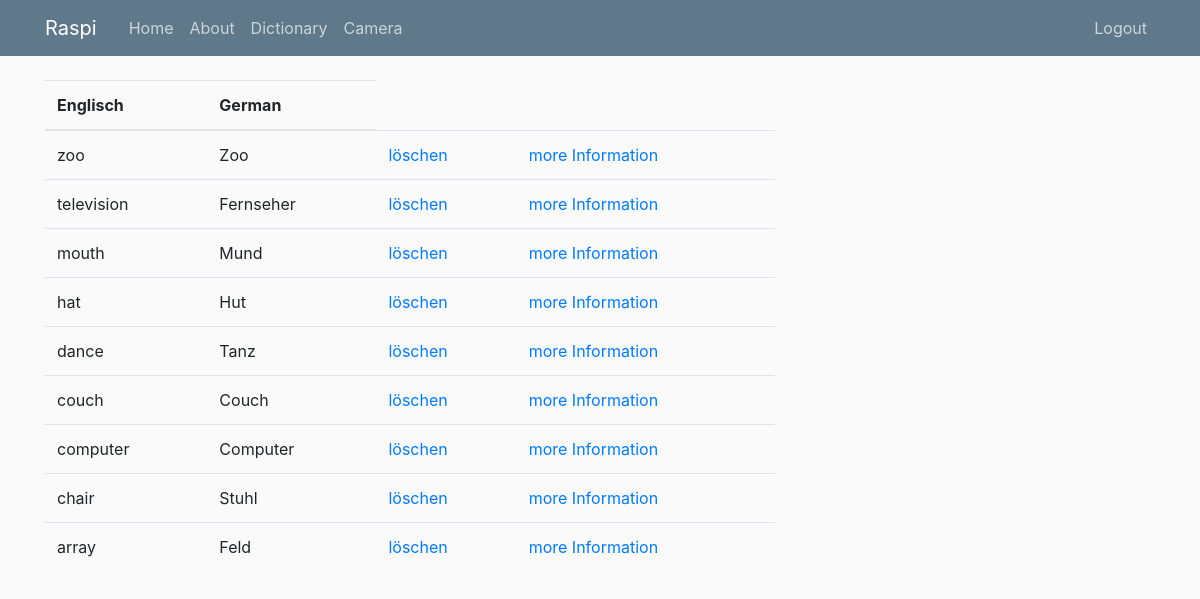
Screenshot of /allwords (signed in) with the database file from the repository.
### app/models.py (models this page shows, shortened)
class Dictionary(db.Model):
    id = db.Column(db.Integer, primary_key=True)
    engl = db.Column(db.String(120), unique=True, nullable=False)
    german = db.Column(db.String(120), unique=True, nullable=False)

### app/routes.py (the view)
@app.route('/allwords', methods=['GET', 'POST'])
def allwords():
    content = Dictionary.query.order_by(Dictionary.engl.desc())  # desc
    return render_template('allwords.html', content=content)

### app/models.py (called while the page is built)
@login_manager.user_loader
def load_user(user_id):
    return User.query.get(int(user_id))

### app/templates/allwords.html
{% extends "base_layout.html" %}
{% import "bootstrap/wtf.html" as wtf%}
{% block content %}
<table class="table">
    <thead>
    <tr>
        <th scope="col">Englisch</th>
        <th scope="col">German</th>
    </tr>
    </thead>
    <tbody>
    {% for word in content %}
    <tr>
        <td>{{word.engl}}</td>
        <td>{{word.german}}</td>
        <td><a href="{{url_for('delete_word', word=word.engl)}}">löschen</a></td>
        <td> <a href="{{ 'https://dict.leo.org/englisch-deutsch/' + word.engl }}">more Information</a></td>
    </tr>
    {% endfor %}
    </tbody>
</table>
{% endblock %}

### app/static/main.css (style rules this page uses)
body { background: #fafafa; color: #333333; margin-top: 5rem; }

### rows the page displays
Dictionary: engl "zoo", german "Zoo"
Dictionary: engl "television", german "Fernseher"
Dictionary: engl "mouth", german "Mund"
Dictionary: engl "hat", german "Hut"
Dictionary: engl "dance", german "Tanz"
Dictionary: engl "couch", german "Couch"
Dictionary: engl "computer", german "Computer"
Dictionary: engl "chair", german "Stuhl"
Dictionary: engl "array", german "Feld"
